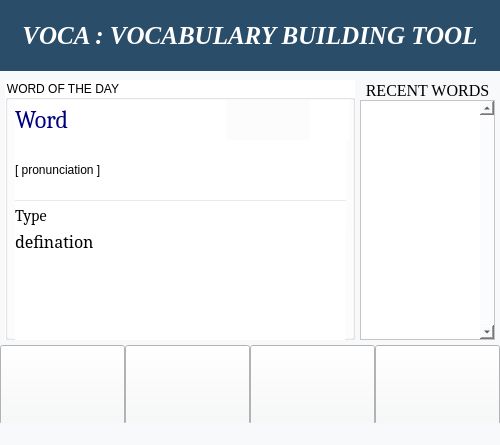
<?xml version="1.0" encoding="UTF-8"?>
<ui version="4.0">
 <class>MainWindow</class>
 <widget class="QMainWindow" name="MainWindow">
  <property name="geometry">
   <rect>
    <x>0</x>
    <y>0</y>
    <width>500</width>
    <height>445</height>
   </rect>
  </property>
  <property name="minimumSize">
   <size>
    <width>500</width>
    <height>445</height>
   </size>
  </property>
  <property name="maximumSize">
   <size>
    <width>500</width>
    <height>445</height>
   </size>
  </property>
  <property name="font">
   <font>
    <family>Times New Roman</family>
    <pointsize>12</pointsize>
   </font>
  </property>
  <property name="windowTitle">
   <string>VOCA : VBT</string>
  </property>
  <property name="windowIcon">
   <iconset resource="Main.qrc">
    <normaloff>:/Assets/Assets/letter-v-button-of-square-shape-with-one-rounded-corner (2).png</normaloff>:/Assets/Assets/letter-v-button-of-square-shape-with-one-rounded-corner (2).png</iconset>
  </property>
  <property name="autoFillBackground">
   <bool>false</bool>
  </property>
  <property name="styleSheet">
   <string notr="true">background-color: rgb(248, 249, 250);</string>
  </property>
  <property name="toolButtonStyle">
   <enum>Qt::ToolButtonTextOnly</enum>
  </property>
  <property name="tabShape">
   <enum>QTabWidget::Rounded</enum>
  </property>
  <property name="unifiedTitleAndToolBarOnMac">
   <bool>true</bool>
  </property>
  <widget class="QWidget" name="centralwidget">
   <widget class="QGroupBox" name="WOD">
    <property name="geometry">
     <rect>
      <x>5</x>
      <y>80</y>
      <width>350</width>
      <height>260</height>
     </rect>
    </property>
    <property name="baseSize">
     <size>
      <width>1</width>
      <height>1</height>
     </size>
    </property>
    <property name="layoutDirection">
     <enum>Qt::LeftToRight</enum>
    </property>
    <property name="autoFillBackground">
     <bool>false</bool>
    </property>
    <property name="styleSheet">
     <string notr="true">font: 12pt &quot;Times New Roman&quot;;
background-color: rgb(248, 249, 250);
gridline-color: rgb(234, 234, 234);
color: rgb(0, 0, 0);
background-color: rgb(255, 255, 255);
border-color: rgb(0, 0, 0);
</string>
    </property>
    <property name="title">
     <string>WORD OF THE DAY</string>
    </property>
    <widget class="QLabel" name="wod_word">
     <property name="geometry">
      <rect>
       <x>10</x>
       <y>20</y>
       <width>211</width>
       <height>40</height>
      </rect>
     </property>
     <property name="font">
      <font>
       <family>Cambria</family>
       <pointsize>18</pointsize>
       <weight>50</weight>
       <italic>false</italic>
       <bold>false</bold>
      </font>
     </property>
     <property name="styleSheet">
      <string notr="true">font: 18pt &quot;Cambria&quot;;
color: rgb(0, 0, 127);</string>
     </property>
     <property name="text">
      <string>Word</string>
     </property>
     <property name="textFormat">
      <enum>Qt::AutoText</enum>
     </property>
     <property name="alignment">
      <set>Qt::AlignJustify|Qt::AlignVCenter</set>
     </property>
     <property name="wordWrap">
      <bool>false</bool>
     </property>
     <property name="margin">
      <number>1</number>
     </property>
    </widget>
    <widget class="QLabel" name="wod_def">
     <property name="geometry">
      <rect>
       <x>10</x>
       <y>150</y>
       <width>330</width>
       <height>110</height>
      </rect>
     </property>
     <property name="font">
      <font>
       <family>Constantia</family>
       <pointsize>12</pointsize>
       <weight>50</weight>
       <italic>false</italic>
       <bold>false</bold>
      </font>
     </property>
     <property name="statusTip">
      <string/>
     </property>
     <property name="styleSheet">
      <string notr="true">font: 12pt &quot;Constantia&quot;;
gridline-color: rgb(170, 170, 255);</string>
     </property>
     <property name="text">
      <string>defination</string>
     </property>
     <property name="scaledContents">
      <bool>true</bool>
     </property>
     <property name="alignment">
      <set>Qt::AlignJustify|Qt::AlignTop</set>
     </property>
     <property name="wordWrap">
      <bool>true</bool>
     </property>
     <property name="margin">
      <number>1</number>
     </property>
    </widget>
    <widget class="QLabel" name="wod_pronunciation">
     <property name="geometry">
      <rect>
       <x>10</x>
       <y>60</y>
       <width>331</width>
       <height>60</height>
      </rect>
     </property>
     <property name="styleSheet">
      <string notr="true">font: italic 12pt &quot;Times New Roman&quot;;</string>
     </property>
     <property name="text">
      <string>[ pronunciation ]</string>
     </property>
    </widget>
    <widget class="QLabel" name="wod_type">
     <property name="geometry">
      <rect>
       <x>10</x>
       <y>120</y>
       <width>331</width>
       <height>30</height>
      </rect>
     </property>
     <property name="font">
      <font>
       <family>Cambria</family>
       <pointsize>12</pointsize>
       <weight>50</weight>
       <italic>false</italic>
       <bold>false</bold>
      </font>
     </property>
     <property name="styleSheet">
      <string notr="true">font: 12pt &quot;Cambria&quot;;
border-top:1px solid  rgb(234, 234, 234);</string>
     </property>
     <property name="text">
      <string>Type</string>
     </property>
     <property name="scaledContents">
      <bool>true</bool>
     </property>
     <property name="alignment">
      <set>Qt::AlignJustify|Qt::AlignVCenter</set>
     </property>
    </widget>
    <widget class="QPushButton" name="t2s_button">
     <property name="geometry">
      <rect>
       <x>305</x>
       <y>20</y>
       <width>40</width>
       <height>40</height>
      </rect>
     </property>
     <property name="statusTip">
      <string>speech</string>
     </property>
     <property name="styleSheet">
      <string notr="true">border:none</string>
     </property>
     <property name="text">
      <string/>
     </property>
     <property name="icon">
      <iconset resource="Main.qrc">
       <normaloff>:/Assets/Assets/baseline_volume_up_black_18dp.png</normaloff>:/Assets/Assets/baseline_volume_up_black_18dp.png</iconset>
     </property>
     <property name="iconSize">
      <size>
       <width>20</width>
       <height>30</height>
      </size>
     </property>
     <property name="default">
      <bool>true</bool>
     </property>
    </widget>
   </widget>
   <widget class="QScrollArea" name="scrollArea">
    <property name="geometry">
     <rect>
      <x>360</x>
      <y>100</y>
      <width>135</width>
      <height>240</height>
     </rect>
    </property>
    <property name="sizePolicy">
     <sizepolicy hsizetype="Expanding" vsizetype="Expanding">
      <horstretch>0</horstretch>
      <verstretch>0</verstretch>
     </sizepolicy>
    </property>
    <property name="font">
     <font>
      <family>Times New Roman</family>
      <pointsize>12</pointsize>
     </font>
    </property>
    <property name="styleSheet">
     <string notr="true">background-color: rgb(255, 255, 255);</string>
    </property>
    <property name="lineWidth">
     <number>1</number>
    </property>
    <property name="verticalScrollBarPolicy">
     <enum>Qt::ScrollBarAlwaysOn</enum>
    </property>
    <property name="sizeAdjustPolicy">
     <enum>QAbstractScrollArea::AdjustToContents</enum>
    </property>
    <property name="widgetResizable">
     <bool>true</bool>
    </property>
    <property name="alignment">
     <set>Qt::AlignJustify|Qt::AlignTop</set>
    </property>
    <widget class="QWidget" name="scrollAreaWidgetContents">
     <property name="geometry">
      <rect>
       <x>0</x>
       <y>0</y>
       <width>116</width>
       <height>238</height>
      </rect>
     </property>
     <layout class="QVBoxLayout" name="verticalLayout"/>
    </widget>
   </widget>
   <widget class="QLabel" name="label">
    <property name="geometry">
     <rect>
      <x>0</x>
      <y>0</y>
      <width>500</width>
      <height>71</height>
     </rect>
    </property>
    <property name="font">
     <font>
      <family>Times New Roman</family>
      <pointsize>19</pointsize>
      <weight>75</weight>
      <italic>true</italic>
      <bold>true</bold>
     </font>
    </property>
    <property name="layoutDirection">
     <enum>Qt::LeftToRight</enum>
    </property>
    <property name="styleSheet">
     <string notr="true">background-color: rgb(42, 77, 105);
color: rgb(255, 255, 255);
font: 75 bold italic 19pt &quot;Times New Roman&quot;;
</string>
    </property>
    <property name="text">
     <string>VOCA : VOCABULARY BUILDING TOOL</string>
    </property>
    <property name="alignment">
     <set>Qt::AlignCenter</set>
    </property>
    <property name="margin">
     <number>2</number>
    </property>
   </widget>
   <widget class="QPushButton" name="homw_button">
    <property name="geometry">
     <rect>
      <x>0</x>
      <y>345</y>
      <width>125</width>
      <height>80</height>
     </rect>
    </property>
    <property name="sizePolicy">
     <sizepolicy hsizetype="Fixed" vsizetype="Fixed">
      <horstretch>0</horstretch>
      <verstretch>0</verstretch>
     </sizepolicy>
    </property>
    <property name="font">
     <font>
      <family>Times New Roman</family>
      <pointsize>10</pointsize>
     </font>
    </property>
    <property name="statusTip">
     <string>Home</string>
    </property>
    <property name="text">
     <string/>
    </property>
    <property name="icon">
     <iconset resource="Main.qrc">
      <normaloff>:/Assets/Assets/home (1).png</normaloff>:/Assets/Assets/home (1).png</iconset>
    </property>
    <property name="iconSize">
     <size>
      <width>100</width>
      <height>40</height>
     </size>
    </property>
    <attribute name="buttonGroup">
     <string notr="true">buttonGroup</string>
    </attribute>
   </widget>
   <widget class="QPushButton" name="dictionary_button">
    <property name="geometry">
     <rect>
      <x>125</x>
      <y>345</y>
      <width>125</width>
      <height>80</height>
     </rect>
    </property>
    <property name="font">
     <font>
      <family>Times New Roman</family>
      <pointsize>10</pointsize>
     </font>
    </property>
    <property name="statusTip">
     <string>Dictionary</string>
    </property>
    <property name="text">
     <string/>
    </property>
    <property name="icon">
     <iconset resource="Main.qrc">
      <normaloff>:/Assets/Assets/big-dictionary.png</normaloff>:/Assets/Assets/big-dictionary.png</iconset>
    </property>
    <property name="iconSize">
     <size>
      <width>100</width>
      <height>40</height>
     </size>
    </property>
    <attribute name="buttonGroup">
     <string notr="true">buttonGroup</string>
    </attribute>
   </widget>
   <widget class="QPushButton" name="more_button">
    <property name="geometry">
     <rect>
      <x>250</x>
      <y>345</y>
      <width>125</width>
      <height>80</height>
     </rect>
    </property>
    <property name="font">
     <font>
      <family>Times New Roman</family>
      <pointsize>10</pointsize>
     </font>
    </property>
    <property name="statusTip">
     <string>More</string>
    </property>
    <property name="text">
     <string/>
    </property>
    <property name="icon">
     <iconset resource="Main.qrc">
      <normaloff>:/Assets/Assets/light-bulb.png</normaloff>:/Assets/Assets/light-bulb.png</iconset>
    </property>
    <property name="iconSize">
     <size>
      <width>100</width>
      <height>40</height>
     </size>
    </property>
    <attribute name="buttonGroup">
     <string notr="true">buttonGroup</string>
    </attribute>
   </widget>
   <widget class="QPushButton" name="exit_button">
    <property name="geometry">
     <rect>
      <x>375</x>
      <y>345</y>
      <width>125</width>
      <height>80</height>
     </rect>
    </property>
    <property name="font">
     <font>
      <family>Times New Roman</family>
      <pointsize>10</pointsize>
     </font>
    </property>
    <property name="statusTip">
     <string>Exit</string>
    </property>
    <property name="text">
     <string/>
    </property>
    <property name="icon">
     <iconset resource="Main.qrc">
      <normaloff>:/Assets/Assets/logout (1).png</normaloff>:/Assets/Assets/logout (1).png</iconset>
    </property>
    <property name="iconSize">
     <size>
      <width>100</width>
      <height>40</height>
     </size>
    </property>
    <attribute name="buttonGroup">
     <string notr="true">buttonGroup</string>
    </attribute>
   </widget>
   <widget class="QLabel" name="label_3">
    <property name="geometry">
     <rect>
      <x>360</x>
      <y>80</y>
      <width>135</width>
      <height>20</height>
     </rect>
    </property>
    <property name="font">
     <font>
      <family>Times New Roman</family>
      <pointsize>12</pointsize>
     </font>
    </property>
    <property name="text">
     <string>RECENT WORDS</string>
    </property>
    <property name="alignment">
     <set>Qt::AlignCenter</set>
    </property>
   </widget>
  </widget>
  <widget class="QStatusBar" name="statusbar"/>
 </widget>
 <resources>
  <include location="Main.qrc"/>
 </resources>
 <connections/>
 <buttongroups>
  <buttongroup name="buttonGroup"/>
 </buttongroups>
</ui>
